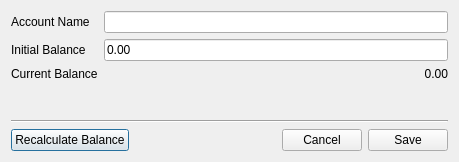
<?xml version="1.0" encoding="UTF-8"?>
<ui version="4.0">
 <class>dialog</class>
 <widget class="QDialog" name="dialog">
  <property name="geometry">
   <rect>
    <x>0</x>
    <y>0</y>
    <width>459</width>
    <height>162</height>
   </rect>
  </property>
  <property name="windowTitle">
   <string>Edit Account</string>
  </property>
  <property name="modal">
   <bool>true</bool>
  </property>
  <layout class="QVBoxLayout" name="verticalLayout">
   <item>
    <layout class="QFormLayout" name="form_layout">
     <item row="0" column="0">
      <widget class="QLabel" name="account_name_label">
       <property name="text">
        <string>Account Name</string>
       </property>
      </widget>
     </item>
     <item row="0" column="1">
      <widget class="QLineEdit" name="account_name_input"/>
     </item>
     <item row="1" column="0">
      <widget class="QLabel" name="initial_balance_label">
       <property name="text">
        <string>Initial Balance</string>
       </property>
      </widget>
     </item>
     <item row="1" column="1">
      <widget class="QLineEdit" name="initial_balance_input">
       <property name="text">
        <string>0.00</string>
       </property>
      </widget>
     </item>
     <item row="2" column="0">
      <widget class="QLabel" name="balence_label">
       <property name="text">
        <string>Current Balance</string>
       </property>
      </widget>
     </item>
     <item row="2" column="1">
      <widget class="QLabel" name="balance_view">
       <property name="text">
        <string>0.00</string>
       </property>
       <property name="alignment">
        <set>Qt::AlignRight|Qt::AlignTrailing|Qt::AlignVCenter</set>
       </property>
      </widget>
     </item>
    </layout>
   </item>
   <item>
    <widget class="Line" name="line">
     <property name="orientation">
      <enum>Qt::Horizontal</enum>
     </property>
    </widget>
   </item>
   <item>
    <layout class="QHBoxLayout" name="horizontal_layout">
     <property name="sizeConstraint">
      <enum>QLayout::SetMaximumSize</enum>
     </property>
     <item>
      <widget class="QPushButton" name="recalculate_button">
       <property name="text">
        <string>Recalculate Balance</string>
       </property>
      </widget>
     </item>
     <item>
      <spacer name="horizontal_spacer">
       <property name="orientation">
        <enum>Qt::Horizontal</enum>
       </property>
       <property name="sizeHint" stdset="0">
        <size>
         <width>40</width>
         <height>20</height>
        </size>
       </property>
      </spacer>
     </item>
     <item>
      <widget class="QPushButton" name="cancel_button">
       <property name="text">
        <string>Cancel</string>
       </property>
      </widget>
     </item>
     <item>
      <widget class="QPushButton" name="ok_button">
       <property name="text">
        <string>Save</string>
       </property>
      </widget>
     </item>
    </layout>
   </item>
  </layout>
 </widget>
 <resources/>
 <connections>
  <connection>
   <sender>ok_button</sender>
   <signal>clicked()</signal>
   <receiver>dialog</receiver>
   <slot>accept()</slot>
   <hints>
    <hint type="sourcelabel">
     <x>403</x>
     <y>119</y>
    </hint>
    <hint type="destinationlabel">
     <x>231</x>
     <y>3</y>
    </hint>
   </hints>
  </connection>
  <connection>
   <sender>cancel_button</sender>
   <signal>clicked()</signal>
   <receiver>dialog</receiver>
   <slot>reject()</slot>
   <hints>
    <hint type="sourcelabel">
     <x>291</x>
     <y>106</y>
    </hint>
    <hint type="destinationlabel">
     <x>198</x>
     <y>106</y>
    </hint>
   </hints>
  </connection>
 </connections>
</ui>
